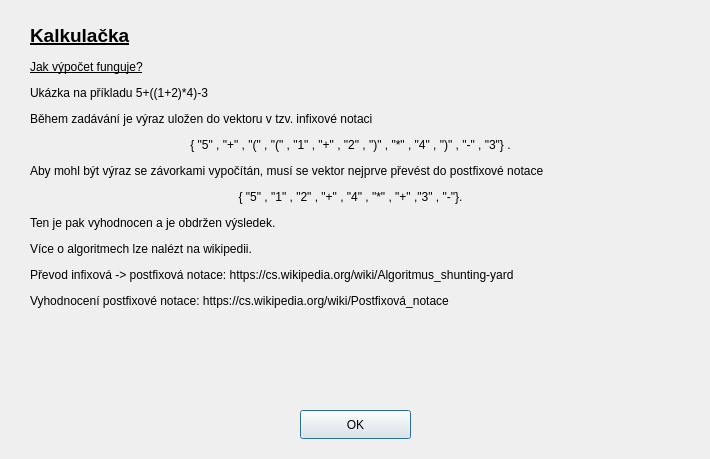
<?xml version="1.0" encoding="UTF-8"?>
<ui version="4.0">
 <class>About</class>
 <widget class="QDialog" name="About">
  <property name="geometry">
   <rect>
    <x>0</x>
    <y>0</y>
    <width>710</width>
    <height>459</height>
   </rect>
  </property>
  <property name="sizePolicy">
   <sizepolicy hsizetype="Minimum" vsizetype="Minimum">
    <horstretch>0</horstretch>
    <verstretch>0</verstretch>
   </sizepolicy>
  </property>
  <property name="minimumSize">
   <size>
    <width>710</width>
    <height>459</height>
   </size>
  </property>
  <property name="maximumSize">
   <size>
    <width>710</width>
    <height>459</height>
   </size>
  </property>
  <property name="windowTitle">
   <string>O aplikaci</string>
  </property>
  <widget class="QLabel" name="label">
   <property name="geometry">
    <rect>
     <x>30</x>
     <y>20</y>
     <width>211</width>
     <height>31</height>
    </rect>
   </property>
   <property name="font">
    <font>
     <pointsize>14</pointsize>
     <bold>true</bold>
     <underline>true</underline>
    </font>
   </property>
   <property name="text">
    <string>Kalkulačka</string>
   </property>
  </widget>
  <widget class="QLabel" name="label_2">
   <property name="geometry">
    <rect>
     <x>30</x>
     <y>60</y>
     <width>641</width>
     <height>331</height>
    </rect>
   </property>
   <property name="sizePolicy">
    <sizepolicy hsizetype="Minimum" vsizetype="Minimum">
     <horstretch>0</horstretch>
     <verstretch>0</verstretch>
    </sizepolicy>
   </property>
   <property name="text">
    <string>&lt;html&gt;&lt;head/&gt;&lt;body&gt;&lt;p&gt;&lt;span style=&quot; text-decoration: underline;&quot;&gt;Jak výpočet funguje?&lt;/span&gt;&lt;/p&gt;&lt;p&gt;Ukázka na příkladu 5+((1+2)*4)-3&lt;/p&gt;&lt;p&gt;Během zadávání je výraz uložen do vektoru v tzv. infixové notaci &lt;/p&gt;&lt;p align=&quot;center&quot;&gt;{ &amp;quot;5&amp;quot; , &amp;quot;+&amp;quot; , &amp;quot;(&amp;quot; , &amp;quot;(&amp;quot; , &amp;quot;1&amp;quot; , &amp;quot;+&amp;quot; , &amp;quot;2&amp;quot; , &amp;quot;)&amp;quot; , &amp;quot;*&amp;quot; , &amp;quot;4&amp;quot; , &amp;quot;)&amp;quot; , &amp;quot;-&amp;quot; , &amp;quot;3&amp;quot;} .&lt;/p&gt;&lt;p&gt;Aby mohl být výraz se závorkami vypočítán, musí se vektor nejprve převést do postfixové notace &lt;/p&gt;&lt;p align=&quot;center&quot;&gt;{ &amp;quot;5&amp;quot; , &amp;quot;1&amp;quot; , &amp;quot;2&amp;quot; , &amp;quot;+&amp;quot; , &amp;quot;4&amp;quot; , &amp;quot;*&amp;quot; , &amp;quot;+&amp;quot; ,&amp;quot;3&amp;quot; , &amp;quot;-&amp;quot;}.&lt;/p&gt;&lt;p&gt;Ten je pak vyhodnocen a je obdržen výsledek.&lt;/p&gt;&lt;p&gt;Více o algoritmech lze nalézt na wikipedii.&lt;/p&gt;&lt;p&gt;Převod infixová -&amp;gt; postfixová notace: https://cs.wikipedia.org/wiki/Algoritmus_shunting-yard &lt;/p&gt;&lt;p&gt;Vyhodnocení postfixové notace: https://cs.wikipedia.org/wiki/Postfixová_notace&lt;br/&gt;&lt;/p&gt;&lt;p&gt;&lt;br/&gt;&lt;/p&gt;&lt;p&gt;&lt;br/&gt;&lt;/p&gt;&lt;/body&gt;&lt;/html&gt;</string>
   </property>
   <property name="textFormat">
    <enum>Qt::AutoText</enum>
   </property>
   <property name="alignment">
    <set>Qt::AlignLeading|Qt::AlignLeft|Qt::AlignVCenter</set>
   </property>
  </widget>
  <widget class="QPushButton" name="pushButton">
   <property name="geometry">
    <rect>
     <x>300</x>
     <y>410</y>
     <width>111</width>
     <height>29</height>
    </rect>
   </property>
   <property name="text">
    <string>OK</string>
   </property>
  </widget>
 </widget>
 <resources/>
 <connections>
  <connection>
   <sender>pushButton</sender>
   <signal>clicked()</signal>
   <receiver>About</receiver>
   <slot>close()</slot>
   <hints>
    <hint type="sourcelabel">
     <x>355</x>
     <y>424</y>
    </hint>
    <hint type="destinationlabel">
     <x>354</x>
     <y>229</y>
    </hint>
   </hints>
  </connection>
 </connections>
</ui>
